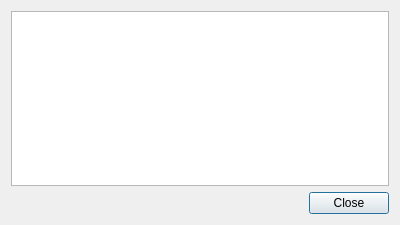
<?xml version="1.0" encoding="UTF-8"?>
<ui version="4.0">
 <class>StatisticsDialog</class>
 <widget class="QDialog" name="StatisticsDialog">
  <property name="geometry">
   <rect>
    <x>0</x>
    <y>0</y>
    <width>400</width>
    <height>225</height>
   </rect>
  </property>
  <property name="minimumSize">
   <size>
    <width>400</width>
    <height>200</height>
   </size>
  </property>
  <property name="windowTitle">
   <string>Statistic</string>
  </property>
  <layout class="QVBoxLayout" name="verticalLayout">
   <item>
    <widget class="QTextEdit" name="textEdit">
     <property name="textInteractionFlags">
      <set>Qt::TextSelectableByMouse</set>
     </property>
    </widget>
   </item>
   <item>
    <widget class="QDialogButtonBox" name="buttonBox">
     <property name="orientation">
      <enum>Qt::Horizontal</enum>
     </property>
     <property name="standardButtons">
      <set>QDialogButtonBox::Close</set>
     </property>
    </widget>
   </item>
  </layout>
 </widget>
 <resources/>
 <connections>
  <connection>
   <sender>buttonBox</sender>
   <signal>rejected()</signal>
   <receiver>StatisticsDialog</receiver>
   <slot>reject()</slot>
   <hints>
    <hint type="sourcelabel">
     <x>199</x>
     <y>202</y>
    </hint>
    <hint type="destinationlabel">
     <x>199</x>
     <y>112</y>
    </hint>
   </hints>
  </connection>
 </connections>
</ui>
